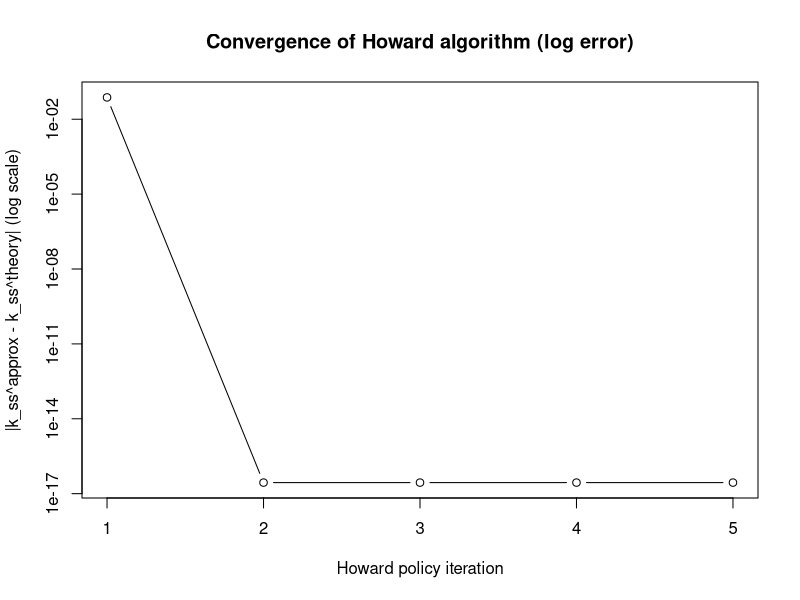

Here is the R script that generated this plot: (Note: this script raises an error after producing the figure.)
###############################################################################
## Howard's Improvement for the Neoclassical Growth Model in R


howard_vfi_track <- function(alpha = 0.36,
                             beta  = 0.95,
                             delta = 0.05,
                             theta = 4,
                             n_k   = 20,
                             tol_value  = 1e-8,
                             tol_policy = 1e-6,
                             max_iter_value  = 10000,
                             max_iter_policy = 1000) {
  u_fun <- function(c) {
    if (theta == 1) return(log(c))
    (c^(1 - theta) - 1) / (1 - theta)
  }
  f_fun <- function(k) k^alpha
  
  # theoretical steady state (from Euler equation)
  k_ss_theory <- (alpha / (1 / beta - 1 + delta))^(1 / (1 - alpha))
  
  # grid and resources
  k_grid <- seq(0.1 * k_ss_theory, 2 * k_ss_theory, length.out = n_k)
  n <- n_k
  fK        <- f_fun(k_grid)
  resources <- fK + (1 - delta) * k_grid
  
  # precompute one-period utility
  util <- matrix(-1e12, nrow = n, ncol = n)
  for (i in 1:n) {
    c_ij <- resources[i] - k_grid
    feasible <- c_ij > 0
    u_ij <- rep(-1e12, n)
    u_ij[feasible] <- u_fun(c_ij[feasible])
    util[i, ] <- u_ij
  }
  
  V <- rep(0, n)
  policy_idx <- rep(1, n)
  
  # to store approximate steady state at each outer iteration
  k_ss_path <- numeric(max_iter_policy)
  it_used <- 0
  
  for (it_pol in 1:max_iter_policy) {
    # inner value iteration with fixed policy
    for (it_val in 1:max_iter_value) {
      V_new <- util[cbind(1:n, policy_idx)] + beta * V[policy_idx]
      diff_V <- max(abs(V_new - V))
      V <- V_new
      if (diff_V < tol_value) break
    }
    
    # policy improvement
    value_candidate <- util + beta * matrix(rep(V, each = n), nrow = n)
    new_policy_idx <- max.col(value_candidate, ties.method = "first")
    
    policy_diff <- max(abs(k_grid[new_policy_idx] - k_grid[policy_idx]))
    policy_idx <- new_policy_idx
    
    # implied policy in levels
    k_policy <- k_grid[policy_idx]
    
    # approximate steady state on the grid: fixed point of g(k) ~ k
    idx_fix <- which.min(abs(k_policy - k_grid))
    k_ss_path[it_pol] <- k_grid[idx_fix]
    
    it_used <- it_pol
    if (policy_diff < tol_policy) break
  }
  
  k_policy <- k_grid[policy_idx]
  c_policy <- resources - k_policy
  
  list(
    k_grid      = k_grid,
    V           = V,
    policy_idx  = policy_idx,
    k_policy    = k_policy,
    c_policy    = c_policy,
    k_ss_theory = k_ss_theory,
    k_ss_path   = k_ss_path[1:it_used]
  )
}

###############################################################################
## Sanity checks with full depreciation and log utility
###############################################################################



# Testing calibration from the problem set:
alpha <- 0.36
beta  <- 0.95
delta <- 1
theta <- 1

res <- howard_vfi_track(alpha = alpha, beta = beta, delta = delta,
                        theta = theta, n_k = 20)

# error per outer iteration
ss_diff <- abs(res$k_ss_path - res$k_ss_theory)
plot(seq_along(ss_diff), ss_diff, type = "b", log = "y",
     xlab = "Howard policy iteration",
     ylab = "|k_ss^approx - k_ss^theory| (log scale)",
     main = "Convergence of Howard algorithm (log error)")

# Bah Ok we converge after one iteration in the testing set this works really well


# Quick sanity checks:
plot(res_howard$k_grid, res_howard$k_policy, type = "l",
      xlab = "k", ylab = "k'(k)", main = "Policy function with Howard's improvement")


###############################################################################
# Now to check the Euler equation on the gridpoints 
################################################################################

# Now to check the Euler equation on the gridpoints 

u_prime <- function(c, theta) {
  if (theta == 1) return(1 / c)
  c^(-theta)
}

# Marginal product of capital
f_prime <- function(k, alpha) {
  alpha * k^(alpha - 1)
}

# Simple linear interpolation of a policy y(x) defined on (x_grid, y_grid)
interp_linear <- function(x, x_grid, y_grid) {
  approx(x = x_grid, y = y_grid, xout = x, rule = 2)$y
}

# Compute Euler equation residuals at midpoints of the capital grid
euler_errors_midpoints <- function(res, alpha, beta, delta, theta) {
  k_grid    <- res$k_grid
  k_policy  <- res$k_policy
  
  n <- length(k_grid)
  
  # Midpoints: Ge = 0.5*(k_i + k_{i+1}), i = 1,...,n-1
  k_mid <- 0.5 * (k_grid[-n] + k_grid[-1])
  
  # Policy at midpoints: k' = g(k_mid)
  k_next_mid <- interp_linear(k_mid, k_grid, k_policy)
  
  # Current consumption at midpoints
  f_k_mid <- k_mid^alpha
  c_mid   <- f_k_mid + (1 - delta) * k_mid - k_next_mid
  
  # Next-period consumption: need k'' = g(k')
  k_next2_mid <- interp_linear(k_next_mid, k_grid, k_policy)
  f_k_next    <- k_next_mid^alpha
  c_next_mid  <- f_k_next + (1 - delta) * k_next_mid - k_next2_mid
  
  # Only keep points with positive c and c_next to avoid NaNs
  good <- (c_mid > 0) & (c_next_mid > 0)
  
  # Euler equation: u'(c) = beta * u'(c') * [f'(k') + 1 - delta]
  lhs <- u_prime(c_mid[good], theta)
  rhs <- beta * u_prime(c_next_mid[good], theta) *
    (f_prime(k_next_mid[good], alpha) + 1 - delta)
  
  # Residual in levels
  ee_resid <- lhs - rhs
  
  # Often people look at log10 of the *relative* error in consumption units:
  # 1 - rhs/lhs  (only where lhs != 0)
  rel_err <- 1 - rhs / lhs
  ee_log10 <- log10(abs(rel_err))
  
  list(
    lhs = lhs,
    rhs = rhs,
    k_mid   = k_mid[good],
    resid   = ee_resid,
    log10err = ee_log10
  )
}

alpha <- 0.36
beta  <- 0.95
delta <- 0.05
theta <- 4

## n_k = 20
res20 <- howard_vfi(
  alpha = alpha,
  beta  = beta,
  delta = delta,
  theta = theta,
  n_k   = 20
)

ee20 <- euler_errors_midpoints(res20, alpha, beta, delta, theta)

cat("n_k = 20\n")
cat("  Max |Euler residual|:", max(abs(ee20$resid)), "\n")
cat("  Max log10 Euler error:", max(ee20$log10err), "\n\n")

## n_k = 30
res30 <- howard_vfi(
  alpha = alpha,
  beta  = beta,
  delta = delta,
  theta = theta,
  n_k   = 30
)

plot(ee20$k_mid, ee20$log10err, type = "l",
     xlab = "k (midpoints)", ylab = "log10 Euler error",
     main = "Euler equation errors at midpoints (n_k = 20)")

plot(ee20$k_mid, ee20$lhs, type = "l",
     xlab = "k (midpoints)",
     ylab = "u'(c) and beta u'(c') [f'(k')+1-delta]",
     main = "Euler equation: LHS and RHS over k")
lines(ee20$k_mid, ee20$rhs, lty = 2)

legend("topright", legend = c("LHS = u'(c_t)", "RHS = beta u'(c_{t+1})(...)"),
       lty = c(1, 2), bty = "n")

###########################
# What is up?
###########################
# It generally looks nice, but it has this weird kink on the right for some reason

#########################
# What is up with the euler equation gridpoints
#########################
# So first of all it is not monotonic, I suppose this can suggest that the Euler

ee30 <- euler_errors_midpoints(res30, alpha, beta, delta, theta)

cat("n_k = 30\n")
cat("  Max |Euler residual|:", max(abs(ee30$resid)), "\n")
cat("  Max log10 Euler error:", max(ee30$log10err), "\n")

plot(ee30$k_mid, ee30$log10err, type = "l",
     xlab = "k (midpoints)", ylab = "log10 Euler error",
     main = "Euler equation errors at midpoints (n_k = 30)")
plot(ee30$k_mid, ee30$lhs, type = "l",
     xlab = "k (midpoints)",
     ylab = "u'(c) and beta u'(c') [f'(k')+1-delta]",
     main = "Euler equation: LHS and RHS over k")
lines(ee30$k_mid, ee30$rhs, lty = 2)

legend("topright", legend = c("LHS = u'(c_t)", "RHS = beta u'(c_{t+1})(...)"),
       lty = c(1, 2), bty = "n")

# Same kind persists even with 3 gridpoints, maybe there's numerical instability?


###################################
# Plotting euler equation itself
###################################



      
      
